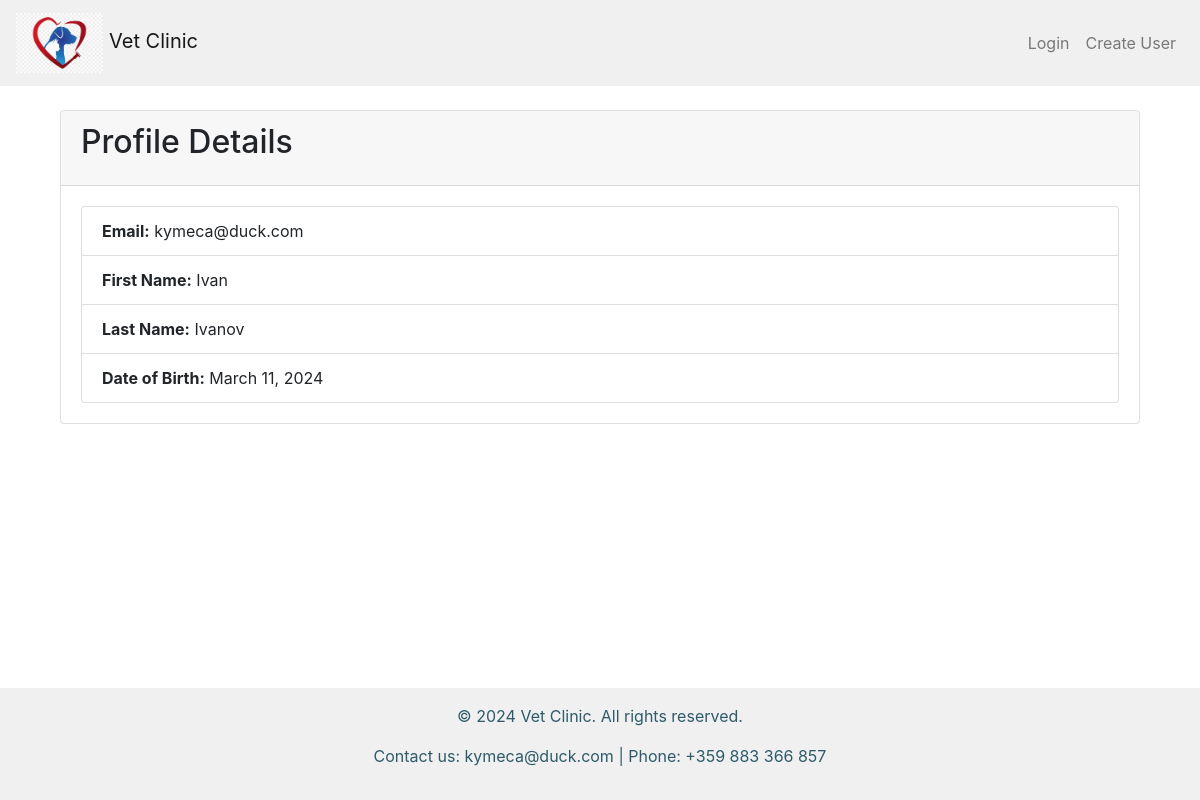
Page /accounts/profile/7/ on the earlier database version.
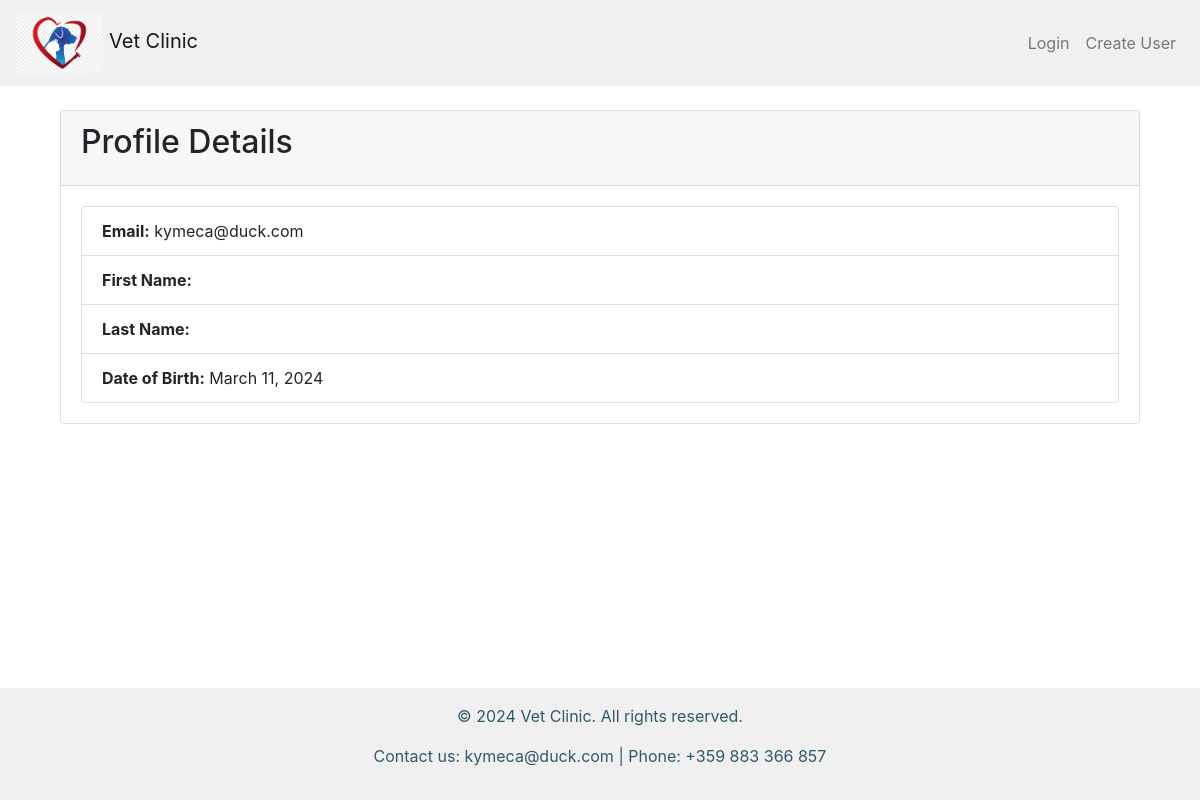
Same page on the later database version.
### vet_clinic/accounts/models.py (models this page shows, shortened)
class Profile(models.Model):
    MAX_FIRST_NAME_LENGTH = 30
    MAX_LAST_NAME_LENGTH = 30
    MAX_LENGTH_PHONE = 25
    first_name = models.CharField(
        max_length=MAX_FIRST_NAME_LENGTH,
        null=True,
        blank=True,
    )
    last_name = models.CharField(
        max_length=MAX_LAST_NAME_LENGTH,
        null=True,
        blank=True,
    )
    date_of_birth = models.DateField(
        null=True,
        blank=True,
    )
    profile_picture = models.URLField(
        null=True,
        blank=True,
    )
    phone = models.CharField(
        max_length=MAX_LENGTH_PHONE,
        null=True,
        blank=True,
    )
    user = models.OneToOneField(
        VetClinicUser,
        primary_key=True,
        on_delete=models.CASCADE,
    )

class VetClinicUser(auth_models.AbstractBaseUser, auth_models.PermissionsMixin):
    email = models.EmailField(
        _("email address"),
        unique=True,
        error_messages={
            "unique": _("A user with that email already exists."),
        },
    )
    date_joined = models.DateTimeField(_("date joined"), default=timezone.now)
    is_staff = models.BooleanField(
        _("staff status"),
        default=False,
        help_text=_("Designates whether the user can log into this admin site."),
    )
    is_active = models.BooleanField(
        _("active"),
        default=True,
        help_text=_(
            "Designates whether this user should be treated as active. "
            "Unselect this instead of deleting accounts."
        ),
    )
    is_doctor = models.BooleanField(
        _("doctor status"),
        default=False,
    )
    USERNAME_FIELD = "email"
    objects = VetClinicUserManager()

### vet_clinic/accounts/views.py (the view)
# urls.py: path('', ProfileDetailsView.as_view(), name='details_profile'),
class ProfileDetailsView(views.DetailView):
    template_name = 'accounts/details_profile.html'
    def get_queryset(self):
        queryset = Profile.objects.prefetch_related('user').all()
        return queryset

### templates/accounts/details_profile.html (shortened to what this page needs)
{% extends 'base.html' %}
{% block main_content %}
<div class="container mt-4">
    <div class="card">
        <div class="card-header">
            <h2 class="card-title">Profile Details</h2>
        </div>
        <div class="card-body">
            <ul class="list-group">
                <li class="list-group-item"><strong>Email:</strong> {{ profile.user.email }}</li>
                <li class="list-group-item"><strong>First Name:</strong> {{ profile.first_name }}</li>
                <li class="list-group-item"><strong>Last Name:</strong> {{ profile.last_name }}</li>
                <li class="list-group-item"><strong>Date of Birth:</strong> {{ profile.date_of_birth }}</li>
            </ul>
        </div>
    </div>
</div>
{% endblock %}

Differences in the rows shown:
changed Profile "kymeca@duck.com": first_name "Ivan" → (not shown); last_name "Ivanov" → (not shown)
